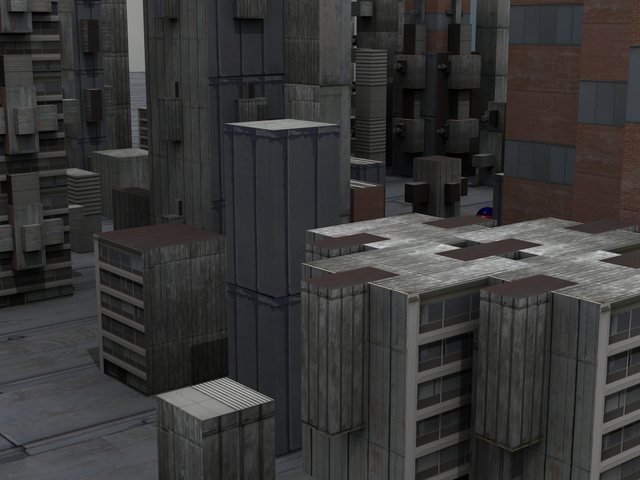
#> input picture Motion Detection/input_images/Urban2/urban01.png, 640 x 480 px, given in place of mc01.png, which was not available
$ python experiment.py   (older library calls are emulated)
#> lines starting #> are read from the running program, lines starting #| are printed output that depends on the picture; pictures that were not available may be replaced by others from this repository, and a replacement may not be noted
### Motion Detection/ps4.py
"""Problem Set 4: Motion Detection"""

import cv2
import numpy as np

# Utility function
# [50 lines left out: functions read_video, normalize_and_scale, not called in this run]


# Assignment code
def gradient_x(image):
    """Computes image gradient in X direction.

    Use cv2.Sobel to help you with this function. Additionally you
    should set cv2.Sobel's 'scale' parameter to one eighth and ksize
    to 3.

    Args:
        image (numpy.array): grayscale floating-point image with values in [0.0, 1.0].

    Returns:
        numpy.array: image gradient in the X direction. Output
                     from cv2.Sobel.
    """
    return cv2.Sobel(image,cv2.CV_64F,1,0,ksize=3, scale=1/8.0, borderType=cv2.BORDER_DEFAULT)
    # raise NotImplementedError


def gradient_y(image):
    """Computes image gradient in Y direction.

    Use cv2.Sobel to help you with this function. Additionally you
    should set cv2.Sobel's 'scale' parameter to one eighth and ksize
    to 3.

    Args:
        image (numpy.array): grayscale floating-point image with values in [0.0, 1.0].

    Returns:
        numpy.array: image gradient in the Y direction.
                     Output from cv2.Sobel.
    """
    return cv2.Sobel(image,cv2.CV_64F,0,1,ksize=3, scale=1/8.0, borderType=cv2.BORDER_DEFAULT)
    # raise NotImplementedError


def optic_flow_lk(img_a, img_b, k_size, k_type, sigma=1):
    """Computes optic flow using the Lucas-Kanade method.

    For efficiency, you should apply a convolution-based method.

    Note: Implement this method using the instructions in the lectures
    and the documentation.

    You are not allowed to use any OpenCV functions that are related
    to Optic Flow.

    Args:
        img_a (numpy.array): grayscale floating-point image with
                             values in [0.0, 1.0].
        img_b (numpy.array): grayscale floating-point image with
                             values in [0.0, 1.0].
        k_size (int): size of averaging kernel to use for weighted
                      averages. Here we assume the kernel window is a
                      square so you will use the same value for both
                      width and height.
        k_type (str): type of kernel to use for weighted averaging,
                      'uniform' or 'gaussian'. By uniform we mean a
                      kernel with the only ones divided by k_size**2.
                      To implement a Gaussian kernel use
                      cv2.getGaussianKernel. The autograder will use
                      'uniform'.
        sigma (float): sigma value if gaussian is chosen. Default
                       value set to 1 because the autograder does not
                       use this parameter.

    Returns:
        tuple: 2-element tuple containing:
            U (numpy.array): raw displacement (in pixels) along
                             X-axis, same size as the input images,
                             floating-point type.
            V (numpy.array): raw displacement (in pixels) along
                             Y-axis, same size and type as U.
    """

    # raise NotImplementedError
    # Ix_a=cv2.Sobel(img_a,cv2.CV_64F,1,0,ksize=3, scale=1/8.0, borderType=cv2.BORDER_DEFAULT)
    # Iy_a=cv2.Sobel(img_a,cv2.CV_64F,0,1,ksize=3, scale=1/8.0, borderType=cv2.BORDER_DEFAULT)
    Ix_a=gradient_x(img_a)
    Iy_a=gradient_y(img_a)
    if k_type == 'uniform':
        kernel = np.ones((k_size, k_size)) / (k_size ** 2)
    elif k_type == 'gaussian':
        kernel = cv2.getGaussianKernel(k_size, sigma)
    It = img_b - img_a
    Ix = cv2.filter2D(Ix_a * Ix_a, -1, kernel)
    Iy = cv2.filter2D(Iy_a * Iy_a, -1, kernel)
    Ixy = cv2.filter2D(Ix_a * Iy_a, -1, kernel)
    denominator = Ix * Iy - Ixy**2
    deno_inv = np.zeros_like(denominator)
    mask = (denominator != 0)
    deno_inv[mask] = 1 / denominator[mask]
    U = -deno_inv * (Iy * cv2.filter2D(Ix_a * It, -1, kernel) - Ixy * cv2.filter2D(Iy_a * It, -1, kernel))
    V = -deno_inv * (Ix * cv2.filter2D(Iy_a * It, -1, kernel) - Ixy * cv2.filter2D(Ix_a * It, -1, kernel))
    return U, V

def reduce_image(image):
    """Reduces an image to half its shape.

    The autograder will pass images with even width and height. It is
    up to you to determine values with odd dimensions. For example the
    output image can be the result of rounding up the division by 2:
    (13, 19) -> (7, 10)

    For simplicity and efficiency, implement a convolution-based
    method using the 5-tap separable filter.

    Follow the process shown in the lecture 6B-L3. Also refer to:
    -  Burt, P. J., and Adelson, E. H. (1983). The Laplacian Pyramid
       as a Compact Image Code
    You can find the link in the problem set instructions.

    Args:
        image (numpy.array): grayscale floating-point image, values in
                             [0.0, 1.0].

    Returns:
        numpy.array: output image with half the shape, same type as the
                     input image.
    """

    # [6 lines of commented-out code are left out]

    kernel = np.array([1, 4, 6, 4, 1]) / 16.0
    image_conv_h = cv2.filter2D(image, -1, kernel.reshape(1, -1))
    image_conv_v = cv2.filter2D(image_conv_h, -1, kernel.reshape(-1, 1))
    output_height = (image_conv_v.shape[0] + 1) // 2
    output_width = (image_conv_v.shape[1] + 1) // 2
    # output_height = max(output_height, 1)
    # output_width = max(output_width, 1)
    reduced_image = image_conv_v[:output_height*2-1:2, :output_width*2-1:2]
    return reduced_image


# [112 lines left out: functions gaussian_pyramid, create_combined_img, expand_image, laplacian_pyramid, not called in this run]
    # raise NotImplementedError


def warp(image, U, V, interpolation, border_mode):
    """Warps image using X and Y displacements (U and V).

    This function uses cv2.remap. The autograder will use cubic
    interpolation and the BORDER_REFLECT101 border mode. You may
    change this to work with the problem set images.

    See the cv2.remap documentation to read more about border and
    interpolation methods.

    Args:
        image (numpy.array): grayscale floating-point image, values
                             in [0.0, 1.0].
        U (numpy.array): displacement (in pixels) along X-axis.
        V (numpy.array): displacement (in pixels) along Y-axis.
        interpolation (Inter): interpolation method used in cv2.remap.
        border_mode (BorderType): pixel extrapolation method used in
                                  cv2.remap.

    Returns:
        numpy.array: warped image, such that
                     warped[y, x] = image[y + V[y, x], x + U[y, x]]
    """

    # [8 lines of commented-out code are left out]
    height, width = image.shape
    y_coords, x_coords = np.indices(image.shape)
    U_resized = cv2.resize(U, (width, height), interpolation=cv2.INTER_LINEAR)
    V_resized = cv2.resize(V, (width, height), interpolation=cv2.INTER_LINEAR)
    remap_x, remap_y = np.clip(x_coords + U_resized, 0, width - 1), np.clip(y_coords + V_resized, 0, height - 1)
    warped_image = cv2.remap(image, remap_x.astype(np.float32), remap_y.astype(np.float32),
                             interpolation=interpolation, borderMode=border_mode)
    return warped_image


def hierarchical_lk(img_a, img_b, levels, k_size, k_type, sigma, interpolation,
                    border_mode):
    """Computes the optic flow using Hierarchical Lucas-Kanade.

    This method should use reduce_image(), expand_image(), warp(),
    and optic_flow_lk().

    Args:
        img_a (numpy.array): grayscale floating-point image, values in
                             [0.0, 1.0].
        img_b (numpy.array): grayscale floating-point image, values in
                             [0.0, 1.0].
        levels (int): Number of levels.
        k_size (int): parameter to be passed to optic_flow_lk.
        k_type (str): parameter to be passed to optic_flow_lk.
        sigma (float): parameter to be passed to optic_flow_lk.
        interpolation (Inter): parameter to be passed to warp.
        border_mode (BorderType): parameter to be passed to warp.

    Returns:
        tuple: 2-element tuple containing:
            U (numpy.array): raw displacement (in pixels) along X-axis,
                             same size as the input images,
                             floating-point type.
            V (numpy.array): raw displacement (in pixels) along Y-axis,
                             same size and type as U.
    """

    # [14 lines of commented-out code are left out]
    A_process, B_process = [img_a], [img_b]
    for i in range(levels):
        A_process.append(reduce_image(A_process[-1]))
        B_process.append(reduce_image(B_process[-1]))
    U = None
    V = None
    for i in range(len(A_process) - 1, -1, -1):
        A_levelImg = A_process[i]
        B_levelImg = B_process[i]
        if U is None or V is None:
            U = np.zeros(A_levelImg.shape, dtype=np.float64)
            V = np.zeros(B_levelImg.shape, dtype=np.float64)
        else:
            U = 2*expand_image(U)
            V = 2*expand_image(V)
        warp_img = warp(B_levelImg, U, V, interpolation, border_mode)
        U_lk, V_lk = optic_flow_lk(A_levelImg, warp_img, k_size, k_type, sigma)
        U_resized = cv2.resize(U_lk, (U.shape[1], U.shape[0]), interpolation=cv2.INTER_CUBIC)
        V_resized = cv2.resize(V_lk, (V.shape[1], V.shape[0]), interpolation=cv2.INTER_CUBIC)
        U = U + U_resized
        V = V + V_resized
    return U, V

# [26 lines left out: function classify_video, not called in this run]
    # raise NotImplementedError

### Motion Detection/experiment.py
"""Problem Set 4: Motion Detection"""

import os

import cv2
import numpy as np
import ps4
from sklearn.model_selection import train_test_split
from sklearn.tree import DecisionTreeClassifier
from sklearn.metrics import accuracy_score
from sklearn.tree import export_text
import pandas as pd
# I/O directories
input_dir = "input_images"
output_dir = "./"

# Utility code
# [339 lines left out: functions quiver, scale_u_and_v, part_1a, part_1b, part_2, part_3a_1 and 4 more, not called in this run]
    # cv2.imwrite(os.path.join(output_dir, "ps4-5-a-2.png"), second_combine)


def part_5b():
    """Frame interpolation

    Follow the instructions in the problem set instructions.

    Place all your work in this file and this section.
    """
    # [12 lines left out: function frame_interpolation, not called in this run]

    shift_mc1 = cv2.imread(os.path.join(input_dir, 'MiniCooper', 'mc01.png'),
                         0) / 255.
#> shift_mc1: shape (480, 640) float64; min 0, max 0.8, mean 0.211
    shift_mc2 = cv2.imread(os.path.join(input_dir, 'MiniCooper', 'mc02.png'),
                           0) / 255.
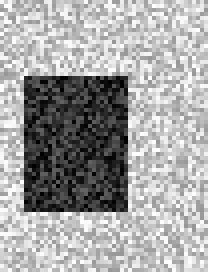
#> input picture Motion Detection/input_images/test_images/test_hlk2.png, 52 x 68 px, given in place of mc02.png, which was not available (shown 4 times larger)
#> shift_mc2: shape (68, 52) float64; min 0, max 0.996, mean 0.641
    shift_mc3 = cv2.imread(os.path.join(input_dir, 'MiniCooper', 'mc03.png'),
                           0) / 255.

    levels = 4  # TODO: Define the number of levels
    k_size = 51  # TODO: Select a kernel size
    k_type = "uniform"  # TODO: Select a kernel type
    sigma = 1  # TODO: Select a sigma value if you are using a gaussian kernel
    interpolation = cv2.INTER_CUBIC  # You may try different values
    border_mode = cv2.BORDER_REFLECT101  # You may try different values

    u12, v12 = ps4.hierarchical_lk(shift_mc1, shift_mc2, levels, k_size, k_type,
                                   sigma, interpolation, border_mode)
#> the loop in hierarchical_lk, `for i in range(levels):` made 4 passes
#> pass 1, in reduce_image (call 2), `image_conv_h = cv2.filter2D(image, -1, kernel.reshape(1, -1))`:
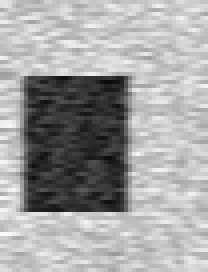
#> image_conv_h: shape (68, 52) float64 (shown 4 times larger); min 0.0404, max 0.982, mean 0.641
#> after the loop in hierarchical_lk, `for i in range(levels):`: A_process = 5 items
#> the loop in hierarchical_lk, `for i in range(len(A_process) - 1, -1, -1):` made 1 pass
#> (i, height in warp, width in warp) on pass 1: (4, 5, 4)
#> pass 1, in hierarchical_lk, `A_levelImg = A_process[i]`:
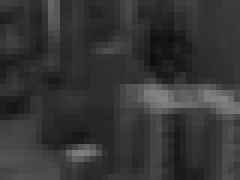
#> A_levelImg: shape (30, 40) float64 (shown 6 times larger); min 0.0617, max 0.52, mean 0.21
#> pass 1, in optic_flow_lk, `Ix_a=gradient_x(img_a)`:
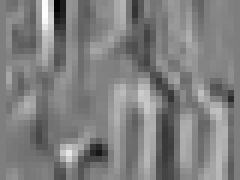
#> Ix_a: shape (30, 40) float64 (shown 6 times larger); min -0.108, max 0.11, mean 0.00141; drawn with min black and max white
#> pass 1, in optic_flow_lk, `Iy_a=gradient_y(img_a)`:
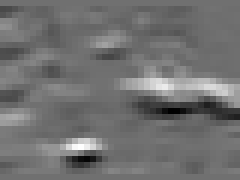
#> Iy_a: shape (30, 40) float64 (shown 6 times larger); min -0.148, max 0.187, mean 0.000284; drawn with min black and max white
#> after the loop in hierarchical_lk, `for i in range(len(A_process) - 1, -1, -1):`: U: shape (30, 40) float64; every value is 0
#> after the loop in hierarchical_lk, `for i in range(len(A_process) - 1, -1, -1):`: V = [[0, 0, 0, 0], [0, 0, 0, 0], [0, 0, 0, 0], [0, 0, 0, 0], [0, 0, 0, 0]]
    u23, v23 = ps4.hierarchical_lk(shift_mc2, shift_mc3, levels, k_size, k_type,
                                   sigma, interpolation, border_mode)
    # raise NotImplementedError
    # u_v = quiver(u12, v12, scale=3, stride=10)
    # cv2.imwrite(os.path.join(output_dir, "ps4-testuv.png"), u_v)
    interpolation_factors = [0.0, 0.2, 0.4, 0.6, 0.8, 1.0]
    # [6 lines of commented-out code are left out]
    interpolated_frames_12 = frame_interpolation(shift_mc1, shift_mc2, u12, v12, interpolation_factors)
    first_combine_12=ps4.create_combined_img(interpolated_frames_12[:3])
    second_combine_12=ps4.create_combined_img(interpolated_frames_12[3:])
    combine_out_12= np.zeros((first_combine_12.shape[0]+second_combine_12.shape[0], first_combine_12.shape[1]), dtype=np.float64)
    combine_out_12[:first_combine_12.shape[0],:]=first_combine_12
    combine_out_12[first_combine_12.shape[0]:,:]=second_combine_12

    interpolated_frames_23 = frame_interpolation(shift_mc2, shift_mc3, u23, v23, interpolation_factors)
    first_combine_23=ps4.create_combined_img(interpolated_frames_23[:3])
    second_combine_23=ps4.create_combined_img(interpolated_frames_23[3:])
    combine_out_23= np.zeros((first_combine_23.shape[0]+second_combine_23.shape[0], first_combine_23.shape[1]), dtype=np.float64)
    combine_out_23[:first_combine_23.shape[0],:]=first_combine_23
    combine_out_23[first_combine_23.shape[0]:,:]=second_combine_23
    # u_v = quiver(u10, v10, scale=3, stride=10)

    cv2.imwrite(os.path.join(output_dir, "ps4-5-b-1.png"), combine_out_12)
    cv2.imwrite(os.path.join(output_dir, "ps4-5-b-2.png"), combine_out_23)


# [52 lines left out: function part_6, not called in this run]
        # [18 lines of commented-out code are left out]


if __name__ == '__main__':
    # [8 lines of commented-out code are left out]
#> (the run stopped early here; a loop or call above may not have finished)
